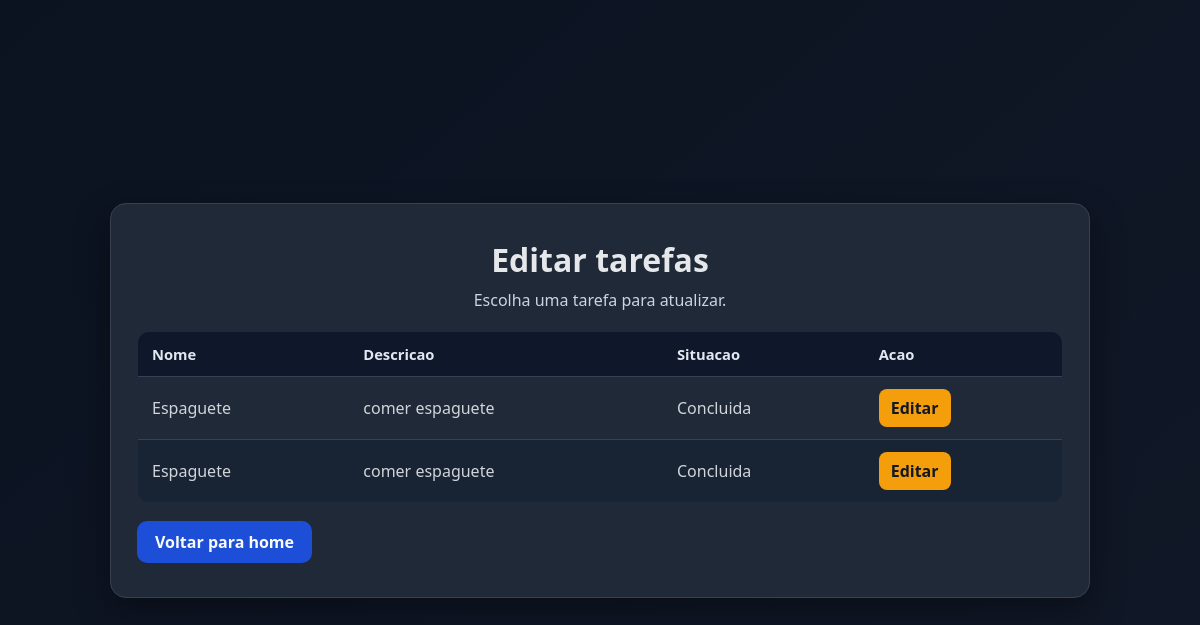
/editar/, run on the app's committed database.
### ListaTarefas/models/tarefa.py (models this page shows, shortened)
class TarefasModel(models.Model):
    nome = models.CharField(max_length=100)
    descricao = models.TextField(null=True, blank=True)
    concluido = models.BooleanField(default=False)
    data_criacao = models.DateTimeField(auto_now=True)

### ListaTarefas/routes/views.py (the view)
# urls.py: path('editar/', views.editar_lista, name='editar_lista'),
def editar_lista(request: HttpRequest):
    contexto = {
        'tarefas': TarefasModel.objects.all()
    }
    return render(request, 'editar_lista.html', contexto)

### ListaTarefas/templates/editar_lista.html (shortened to what this page needs)
{% load static %}
<!DOCTYPE html>
<html lang="pt-BR">
<head>
    <link rel="stylesheet" href="{% static 'css/editar.css' %}">
</head>
<body>
    <main class="edit-card">
        <h1>Editar tarefas</h1>
        <p class="subtitle">Escolha uma tarefa para atualizar.</p>
        <table class="tabela-editar">
            <thead>
                <tr>
                    <th>Nome</th>
                    <th>Descricao</th>
                    <th>Situacao</th>
                    <th>Acao</th>
                </tr>
            </thead>
            <tbody>
                {% for tarefa in tarefas %}
                <tr>
                    <td>{{ tarefa.nome }}</td>
                    <td>{{ tarefa.descricao }}</td>
                    <td>{% if tarefa.concluido %}Concluida{% else %}Em andamento{% endif %}</td>
                    <td><a class="btn-edit-item" href="{% url 'editar' tarefa.id %}">Editar</a></td>
                </tr>
                {% empty %}
                <tr>
                    <td class="sem-dados" colspan="4">Nenhuma tarefa cadastrada.</td>
                </tr>
                {% endfor %}
            </tbody>
        </table>
        <a class="btn-back" href="{% url 'index' %}">Voltar para home</a>
    </main>
</body>
</html>

### static/css/editar.css (style rules this page uses)
* { margin: 0; padding: 0; box-sizing: border-box; }
body { min-height: 100vh; display: grid; place-items: center; font-family: "Segoe UI", Tahoma, Geneva, Verdana, sans-serif; background: linear-gradient(140deg, #0b1220, #111827); color: #e5e7eb; }
.edit-card, .edit-form-card { width: min(94vw, 980px); background: #1f2937; border-radius: 16px; padding: 34px 26px; border: 1px solid #374151; box-shadow: 0 14px 35px rgba(0, 0, 0, 0.35); }
h1 { text-align: center; margin-bottom: 8px; }
.subtitle { text-align: center; margin-bottom: 20px; color: #cbd5e1; }
.tabela-editar { width: 100%; border-collapse: collapse; border: 1px solid #374151; border-radius: 12px; overflow: hidden; margin-bottom: 18px; }
.tabela-editar thead th { background: #0f172a; color: #e2e8f0; text-align: left; padding: 12px 14px; font-size: 0.92rem; }
.tabela-editar tbody td { padding: 12px 14px; border-top: 1px solid #374151; color: #d1d5db; }
.tabela-editar tbody tr:nth-child(even) { background: #182334; }
.btn-edit-item { display: inline-block; text-decoration: none; background: #f59e0b; color: #111827; padding: 8px 12px; border-radius: 8px; font-weight: 700; }
.btn-back { display: inline-block; text-decoration: none; background: #1d4ed8; color: #f9fafb; padding: 10px 18px; border-radius: 10px; font-weight: 600; }

### data on the page
TarefasModel: nome "Espaguete", descricao "comer espaguete", concluido "Concluida"
TarefasModel: nome "Espaguete", descricao "comer espaguete", concluido "Concluida"
